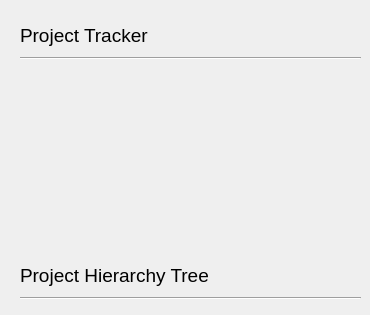
    <widget class="QWidget" name="tab_2">
     <attribute name="title">
      <string>Project Management (Creative Feature)</string>
     </attribute>
     <widget class="QLabel" name="label_25">
      <property name="geometry">
       <rect>
        <x>20</x>
        <y>20</y>
        <width>341</width>
        <height>31</height>
       </rect>
      </property>
      <property name="font">
       <font>
        <pointsize>14</pointsize>
       </font>
      </property>
      <property name="text">
       <string>Project Tracker</string>
      </property>
     </widget>
     <widget class="Line" name="line_10">
      <property name="geometry">
       <rect>
        <x>20</x>
        <y>50</y>
        <width>341</width>
        <height>16</height>
       </rect>
      </property>
      <property name="orientation">
       <enum>Qt::Horizontal</enum>
      </property>
     </widget>
     <widget class="QLabel" name="label_53">
      <property name="geometry">
       <rect>
        <x>20</x>
        <y>260</y>
        <width>341</width>
        <height>31</height>
       </rect>
      </property>
      <property name="font">
       <font>
        <pointsize>14</pointsize>
       </font>
      </property>
      <property name="text">
       <string>Project Hierarchy Tree</string>
      </property>
     </widget>
     <widget class="Line" name="line_22">
      <property name="geometry">
       <rect>
        <x>20</x>
        <y>290</y>
        <width>341</width>
        <height>16</height>
       </rect>
      </property>
      <property name="orientation">
       <enum>Qt::Horizontal</enum>
      </property>
     </widget>
    </widget>
